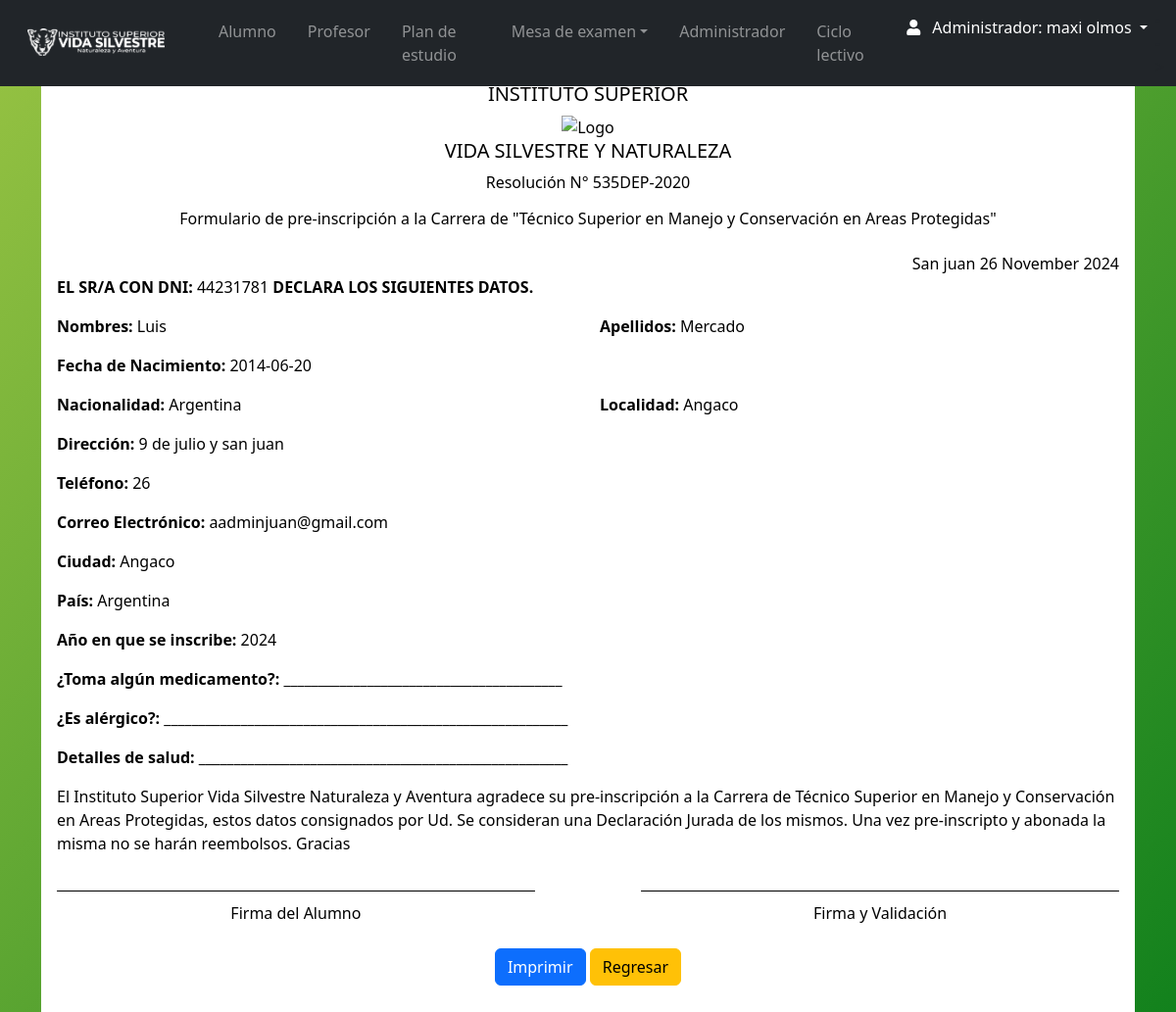
/Views/admin/alumno_ver.php?id=2 (signed in), run on the app's committed database.
### tables this page shows
CREATE TABLE `persona` (
  `id_persona` int(11) NOT NULL,
  `nombre` varchar(35) NOT NULL,
  `apellido` varchar(35) NOT NULL,
  `fecha_nacimiento` date NOT NULL,
  `DNI` int(11) NOT NULL,
  `celular` varchar(15) DEFAULT NULL,
  `email_correo` varchar(100) DEFAULT NULL,
  `direccion` varchar(55) DEFAULT NULL,
  `fecha_ingreso` date DEFAULT NULL,
  `pais` varchar(55) DEFAULT NULL,
  `ciudad` varchar(55) DEFAULT NULL,
  `contraseña` varchar(10) DEFAULT NULL,
  `id_rol` int(11) NOT NULL,
  `genero` varchar(15) DEFAULT NULL,
  `legajo` int(11) DEFAULT NULL,
  `titulo` varchar(100) DEFAULT NULL,
  `estado` varchar(11) DEFAULT NULL
);

### Views/admin/alumno_ver.php (the view, shortened to what this page needs)
<?php
require '../../conn/connection.php';
if (isset($_GET['id'])) {
    $id_alumno = $_GET['id'];
    $consulta_alumno = $db->prepare("SELECT `id_persona`, `nombre`, `apellido`, `fecha_nacimiento`, `DNI`, `celular`, `email_correo`, `direccion`, `fecha_ingreso`, `pais`, `ciudad` FROM persona WHERE id_persona = :id AND id_rol=1 AND estado='activo'");
    $consulta_alumno->bindParam(':id', $id_alumno, PDO::PARAM_INT);
    $consulta_alumno->execute();
    $alumno = $consulta_alumno->fetch();
} else {
    die('Ha ocurrido un error');
}
require 'navbar.php';
?>
</head>
<body>
<section class="content mt-3">
    <div class="container">
        <div class="card rounded-2 border-0">
            <div class="card-header pb-0 bg-white text-black">
        <div class="text-center">
        <h5>INSTITUTO SUPERIOR </h5>
            <img src="../../img/LOGO.png" alt="Logo" style="max-width: 80px;">
            <h5>VIDA SILVESTRE Y NATURALEZA</h5>
            <P>Resolución N° 535DEP-2020</P>
            <h6>Formulario de pre-inscripción a la Carrera de "Técnico Superior en Manejo y Conservación en Areas Protegidas"</h6>
        </div>
        <div class="mt-4">
        <p class="text-black float-right"> San juan <?php echo date('d F Y'); ?></p><br>
        <div class="mb-3">
        <strong> EL SR/A CON DNI: </strong>
                <span><?php echo htmlspecialchars($alumno['DNI']); ?></span> <strong>DECLARA LOS SIGUIENTES DATOS.</strong>
            </div>
            <div class="row">
                            <div class="form-group col-sm-12 col-md-6 mb-3">
                            <strong> Nombres:</strong>
                                <span><?php echo htmlspecialchars($alumno['nombre']); ?></span>
                            </div>
                            <div class="form-group col-sm-12 col-md-6 mb-3">
                            <strong> Apellidos:</strong>
                                <span><?php echo htmlspecialchars($alumno['apellido']); ?></span>
                            </div>
            <div class="mb-3">
                <strong>Fecha de Nacimiento:</strong>
                <span><?php echo htmlspecialchars($alumno['fecha_nacimiento']); ?></span>
            </div>
            <div class="mb-3">
            <div class="row">
                            <div class="form-group col-sm-12 col-md-6 mb-3">
                            <strong> Nacionalidad:</strong>
                                <span><?php echo htmlspecialchars($alumno['pais']); ?></span>
                            </div>
                            <div class="form-group col-sm-12 col-md-6 mb-3">
                            <strong> Localidad:</strong>
                                <span><?php echo htmlspecialchars($alumno['ciudad']); ?></span>
                            </div>
            <div class="mb-3">
                <strong>Dirección:</strong>
                <span><?php echo htmlspecialchars($alumno['direccion']); ?></span>
            </div>
            <div class="mb-3">
                <strong>Teléfono:</strong>
                <span><?php echo htmlspecialchars($alumno['celular']); ?></span>
            </div>
            <div class="mb-3">
                <strong>Correo Electrónico:</strong>
                <span><?php echo htmlspecialchars($alumno['email_correo']); ?></span>
            </div>
            <div class="mb-3">
                <strong>Ciudad:</strong>
                <span><?php echo htmlspecialchars($alumno['ciudad']); ?></span>
            </div>
            <div class="mb-3">
                <strong>País:</strong>
                <span><?php echo htmlspecialchars($alumno['pais']); ?></span>
            </div>
            <div class="mb-3">
                <strong>Año en que se inscribe:</strong>
                <span><?php echo htmlspecialchars(date('Y', strtotime($alumno['fecha_ingreso']))); ?></span>
            </div>
            <div class="mb-3">
                <strong>¿Toma algún medicamento?:</strong>
                <span>________________________________________</span>
            </div>
            <div class="mb-3">
                <strong>¿Es alérgico?:</strong>
                <span>__________________________________________________________</span>
            </div>
            <div class="mb-3">
                <strong>Detalles de salud:</strong>
                <span>_____________________________________________________</span>
            </div><br>
            <p>El Instituto Superior Vida Silvestre Naturaleza y Aventura agradece su pre-inscripción a la Carrera de Técnico Superior en Manejo y Conservación en Areas Protegidas, estos datos consignados por Ud. Se consideran una Declaración Jurada de los mismos. Una vez pre-inscripto y abonada la misma no se harán reembolsos. Gracias</p>
            <br><br>
            <div class="signature-section">
                <div class="signature">Firma del Alumno</div>
                <div class="signature">Firma y Validación</div>
            </div>
            <br>
        </div>
        <div class="mt-4 text-center">
            <button class="btn btn-primary" onclick="window.print()">Imprimir</button>
            <a href="alumno_index.php" class="btn btn-warning">Regresar</a>
            <br>
        </div>
    </div>
    </div>
    </div>
    </div>
</body>

### css/style.css (style rules this page uses)
body { background: linear-gradient(135deg, #98c343, #10801c); position: relative; padding-bottom: 10px; min-height: 100vh; }

### Views/admin/alumno_ver.php (style rules this page uses)
.signature-section { display: flex; justify-content: space-between; margin-top: 20px; }
.signature { border-top: 1px solid #000; width: 45%; text-align: center; padding-top: 10px; }

### data on the page
persona: DNI "44231781", nombre "Luis", apellido "Mercado", fecha_nacimiento "2014-06-20", pais "Argentina", ciudad "Angaco", direccion "9 de julio y san juan", celular "26", email_correo "aadminjuan@gmail.com", fecha_ingreso "2024"

### other printed values
$_SESSION['nombre'] "maxi"
$_SESSION['apellido'] "olmos"
